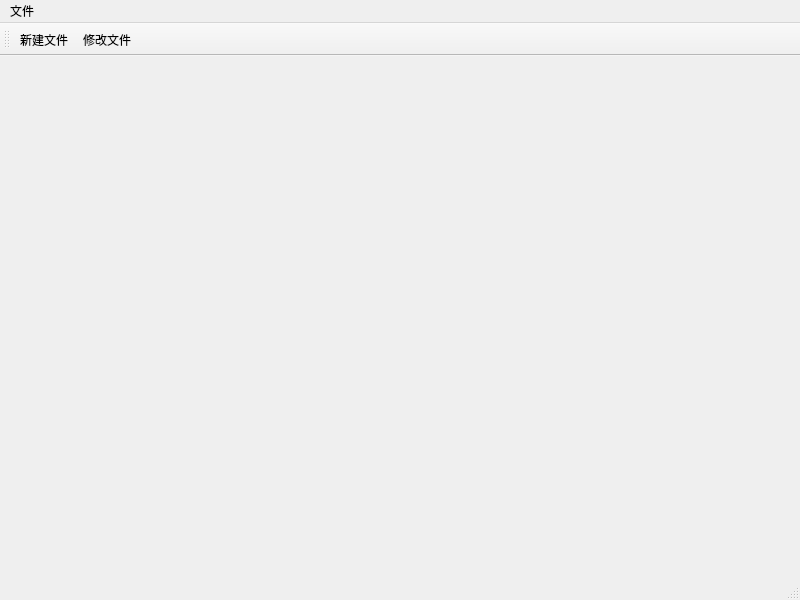
<?xml version="1.0" encoding="UTF-8"?>
<ui version="4.0">
 <class>MainWindow</class>
 <widget class="QMainWindow" name="MainWindow">
  <property name="geometry">
   <rect>
    <x>0</x>
    <y>0</y>
    <width>800</width>
    <height>600</height>
   </rect>
  </property>
  <property name="windowTitle">
   <string>MainWindow</string>
  </property>
  <widget class="QWidget" name="centralwidget"/>
  <widget class="QMenuBar" name="menubar">
   <property name="geometry">
    <rect>
     <x>0</x>
     <y>0</y>
     <width>800</width>
     <height>24</height>
    </rect>
   </property>
   <widget class="QMenu" name="menu">
    <property name="title">
     <string>文件</string>
    </property>
    <addaction name="actionNewFile"/>
    <addaction name="actionEditFile"/>
   </widget>
   <addaction name="menu"/>
  </widget>
  <widget class="QStatusBar" name="statusbar"/>
  <widget class="QToolBar" name="toolBar">
   <property name="windowTitle">
    <string>toolBar</string>
   </property>
   <attribute name="toolBarArea">
    <enum>TopToolBarArea</enum>
   </attribute>
   <attribute name="toolBarBreak">
    <bool>false</bool>
   </attribute>
   <addaction name="actionNewFile"/>
   <addaction name="actionEditFile"/>
  </widget>
  <action name="actionNewFile">
   <property name="text">
    <string>新建文件</string>
   </property>
  </action>
  <action name="actionEditFile">
   <property name="text">
    <string>修改文件</string>
   </property>
  </action>
 </widget>
 <resources/>
 <connections/>
</ui>
